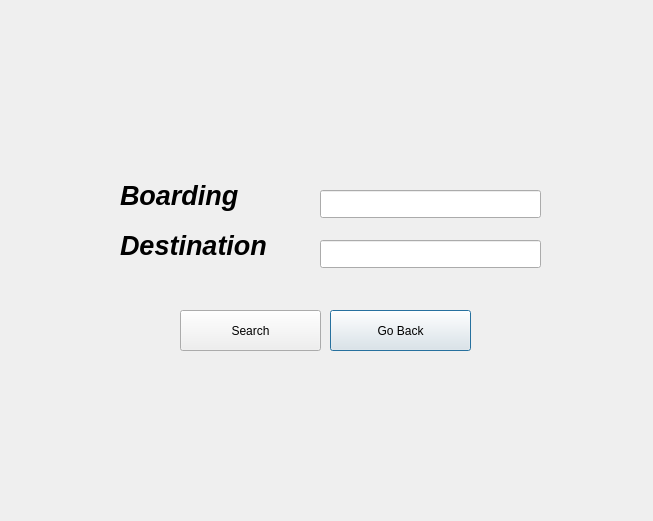
<?xml version="1.0" encoding="UTF-8"?>
<ui version="4.0">
 <class>trainSearchMenu</class>
 <widget class="QDialog" name="trainSearchMenu">
  <property name="geometry">
   <rect>
    <x>0</x>
    <y>0</y>
    <width>653</width>
    <height>521</height>
   </rect>
  </property>
  <property name="windowTitle">
   <string>Dialog</string>
  </property>
  <widget class="QLabel" name="label_pic">
   <property name="geometry">
    <rect>
     <x>-8</x>
     <y>-1</y>
     <width>661</width>
     <height>521</height>
    </rect>
   </property>
   <property name="text">
    <string/>
   </property>
  </widget>
  <widget class="QPushButton" name="pushButton">
   <property name="geometry">
    <rect>
     <x>330</x>
     <y>310</y>
     <width>141</width>
     <height>41</height>
    </rect>
   </property>
   <property name="text">
    <string>Go Back</string>
   </property>
  </widget>
  <widget class="QLabel" name="label">
   <property name="geometry">
    <rect>
     <x>120</x>
     <y>170</y>
     <width>161</width>
     <height>51</height>
    </rect>
   </property>
   <property name="font">
    <font>
     <pointsize>20</pointsize>
     <italic>true</italic>
     <bold>true</bold>
    </font>
   </property>
   <property name="text">
    <string>Boarding </string>
   </property>
  </widget>
  <widget class="QLabel" name="label_2">
   <property name="geometry">
    <rect>
     <x>120</x>
     <y>220</y>
     <width>181</width>
     <height>51</height>
    </rect>
   </property>
   <property name="font">
    <font>
     <pointsize>20</pointsize>
     <italic>true</italic>
     <bold>true</bold>
    </font>
   </property>
   <property name="text">
    <string>Destination</string>
   </property>
  </widget>
  <widget class="QLineEdit" name="boarding">
   <property name="geometry">
    <rect>
     <x>320</x>
     <y>190</y>
     <width>221</width>
     <height>28</height>
    </rect>
   </property>
  </widget>
  <widget class="QLineEdit" name="destination">
   <property name="geometry">
    <rect>
     <x>320</x>
     <y>240</y>
     <width>221</width>
     <height>28</height>
    </rect>
   </property>
  </widget>
  <widget class="QPushButton" name="search">
   <property name="geometry">
    <rect>
     <x>180</x>
     <y>310</y>
     <width>141</width>
     <height>41</height>
    </rect>
   </property>
   <property name="text">
    <string>Search</string>
   </property>
  </widget>
  <widget class="QLabel" name="label_demo">
   <property name="geometry">
    <rect>
     <x>120</x>
     <y>150</y>
     <width>191</width>
     <height>20</height>
    </rect>
   </property>
   <property name="text">
    <string/>
   </property>
  </widget>
 </widget>
 <resources/>
 <connections/>
</ui>
